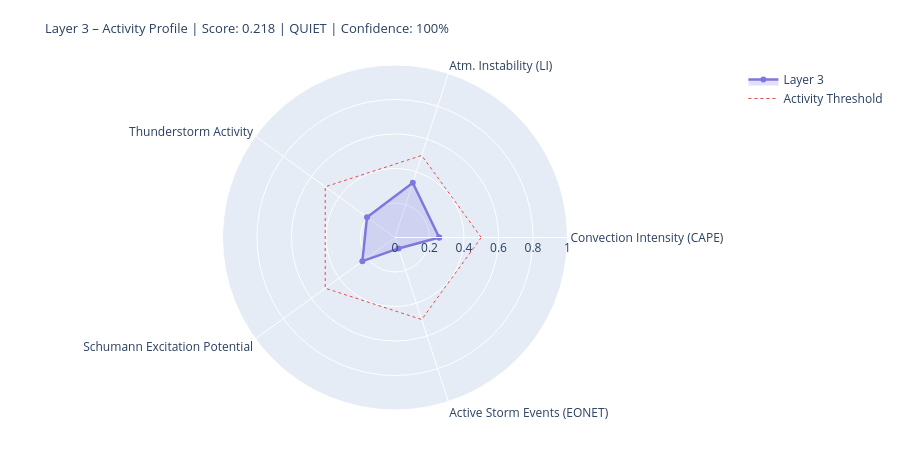

The notebook cell this image was saved under:
### Markdown cell above
---
## 4. State Assessment & Handoff to Layer 4/5

### Code cell
# ============================================================
# LAYER-3-SCORE
# Five dynamic components
# ============================================================

def norm(v, lo, hi):
    if v is None or (isinstance(v, float) and math.isnan(v)): return None
    return round(max(0.0, min(1.0, (v - lo) / (hi - lo))), 4)

# --- 1) Convection intensity (global CAPE mean) ---
cape_mean = df_atm['cape'].dropna().mean() if not df_atm.empty else None
conv_score = norm(cape_mean, 0, 3000)
conv_src   = 'primary' if cape_mean is not None else 'missing'

# --- 2) Atmospheric instability (LI mean) ---
li_mean   = df_atm['li'].dropna().mean() if not df_atm.empty else None
# Negative LI = unstable → higher score
instab_score = norm(-li_mean if li_mean is not None else None, -6, 6)
instab_src   = 'primary' if li_mean is not None else 'missing'

# --- 3) Thunderstorm activity (mean thunder score + WMO count) ---
thunder_mean = df_atm['thunder_score'].mean() if not df_atm.empty else None
n_thunder    = int(df_atm['thunderstorm'].sum()) if not df_atm.empty else 0
thunder_score_val = norm(
    (thunder_mean or 0) * 0.7 + n_thunder * 0.1, 0, 1.0
) if thunder_mean is not None else None
thunder_src = 'primary'

# --- 4) Schumann excitation potential (weighted Schumann contribution) ---
schumann_pot = df_atm['schumann_contribution'].mean() if not df_atm.empty else None
# Boosted by Layer-2 thunderstorm trigger
if schumann_pot is not None and l2_thunder:
    schumann_pot = min(1.0, schumann_pot * 1.2)
schumann_score = norm(schumann_pot, 0, 1.0) if schumann_pot is not None else None
schumann_src   = 'derived'

# --- 5) Storm activity (NASA EONET) ---
# Distinction: None = data not loaded, 0.0 = loaded but no events
storm_score = None
storm_src   = 'missing'
if raw.get('storms') is not None:          # API reached successfully
    storm_score = norm(len(storm_events), 0, 30) if storm_events else 0.0
    storm_src   = 'primary'

# X-Ray and Kp: context only, not in dynamic score
# (X-Ray = Layer-0/4 driver; Kp = geomagnetic index, not a lightning proxy)
xray_context = None
if raw.get('xray'):
    df_xc = pd.DataFrame(raw['xray'])
    fc = next((c for c in df_xc.columns
               if any(k in c.lower() for k in ['flux','long']) and 'time' not in c.lower()),
              df_xc.columns[1])
    df_xc[fc] = pd.to_numeric(df_xc[fc], errors='coerce')
    xray_last = df_xc[fc].dropna().iloc[-1] if not df_xc[fc].dropna().empty else None
    if xray_last:
        xray_class = ('X' if xray_last>=1e-4 else 'M' if xray_last>=1e-5
                      else 'C' if xray_last>=1e-6 else 'B')
        xray_context = {'flux': float(xray_last), 'class': xray_class}
        print(f'X-Ray context: {xray_class}-class ({xray_last:.2e} W/m²)')

# --- Aggregate ---
COMPONENTS = {
    'Convection Intensity (CAPE)':  {'score': conv_score,       'source': conv_src,    'dynamic': True},
    'Atm. Instability (LI)':         {'score': instab_score,     'source': instab_src,  'dynamic': True},
    'Thunderstorm Activity':              {'score': thunder_score_val, 'source': thunder_src, 'dynamic': True},
    'Schumann Excitation Potential':   {'score': schumann_score,   'source': schumann_src,'dynamic': True},
    'Active Storm Events (EONET)': {'score': storm_score,      'source': storm_src,   'dynamic': True},
}

available   = {k: v['score'] for k, v in COMPONENTS.items() if v['score'] is not None}
unavailable = [k for k, v in COMPONENTS.items() if v['score'] is None]
layer3_score = round(sum(available.values()) / len(available), 4) if available else None
confidence   = round(len(available) / len(COMPONENTS), 2)
level = ('unknown' if layer3_score is None
         else 'quiet'   if layer3_score < 0.3
         else 'moderate' if layer3_score < 0.6
         else 'active')
dominant_l3 = max(available, key=available.get) if available else 'none'

# --- Ausgabe ---
W = 68
print('=' * W)
print('LAYER 3 – ATMOSPHERE / WEATHER / THUNDERSTORMS – STATE ASSESSMENT')
print('=' * W)
for name, comp in COMPONENTS.items():
    s = comp['score']
    if s is not None:
        bar = '█' * int(s * 20) + '░' * (20 - int(s * 20))
        print(f'  {name:<36} {bar}  {s:.3f}  [{comp["source"]}]')
    else:
        print(f'  {name:<36} {"─" * 20}  n/a   [missing]')
print('-' * W)
print(f'  Score:        {layer3_score:.3f}  ({len(available)}/{len(COMPONENTS)} components)')
print(f'  Confidence:   {confidence:.0%}')
print(f'  Level:        {level.upper()}')
print(f'  Dominant:     {dominant_l3}')
print(f'  CAPE mean:    {cape_mean:.0f} J/kg' if cape_mean else '  CAPE mean:    n/a')
print(f'  LI mean:      {li_mean:.1f} K' if li_mean is not None else '  LI mean:      n/a')
print(f'  Thunderstorms:{n_thunder} points (WMO)  +  {len(storm_events)} NASA EONET')
print('=' * W)

# Radar
cats   = list(available.keys())
vals_r = list(available.values())
if len(cats) >= 3:
    fig = go.Figure()
    fig.add_trace(go.Scatterpolar(
        r=vals_r + [vals_r[0]], theta=cats + [cats[0]],
        fill='toself', fillcolor='rgba(127,119,221,0.22)',
        line=dict(color='#7F77DD', width=2.5), name='Layer 3'
    ))
    fig.add_trace(go.Scatterpolar(
        r=[0.5] * (len(cats)+1), theta=cats + [cats[0]],
        line=dict(color='#E24B4A', dash='dot', width=1),
        mode='lines', name='Activity Threshold'
    ))
    fig.update_layout(
        title=dict(
            text=f'Layer 3 – Activity Profile | Score: {layer3_score:.3f} | {level.upper()} | Confidence: {confidence:.0%}',
            font=dict(size=13)
        ),
        polar=dict(radialaxis=dict(visible=True, range=[0, 1])),
        height=450, showlegend=True,
        margin=dict(l=60, r=60, t=65, b=40)
    )
    fig.show()

### Figure 1 — Plotly figure (JSON) as saved in the notebook; plotly's stock layout.template omitted (floating-point values rounded to 4 significant figures)
{"data": [{"fill": "toself", "fillcolor": "rgba(127,119,221,0.22)", "line": {"color": "#7F77DD", "width": 2.5}, "name": "Layer 3", "r": [0.256, 0.3333, 0.2005, 0.2338, 0.0667, 0.256], "theta": ["Convection Intensity (CAPE)", "Atm. Instability (LI)", "Thunderstorm Activity", "Schumann Excitation Potential", "Active Storm Events (EONET)", "Convection Intensity (CAPE)"], "type": "scatterpolar"}, {"line": {"color": "#E24B4A", "dash": "dot", "width": 1}, "mode": "lines", "name": "Activity Threshold", "r": [0.5, 0.5, 0.5, 0.5, 0.5, 0.5], "theta": ["Convection Intensity (CAPE)", "Atm. Instability (LI)", "Thunderstorm Activity", "Schumann Excitation Potential", "Active Storm Events (EONET)", "Convection Intensity (CAPE)"], "type": "scatterpolar"}], "layout": {"height": 450, "margin": {"b": 40, "l": 60, "r": 60, "t": 65}, "polar": {"radialaxis": {"range": [0, 1], "visible": true}}, "showlegend": true, "title": {"font": {"size": 13}, "text": "Layer 3 – Activity Profile | Score: 0.218 | QUIET | Confidence: 100%"}}}
